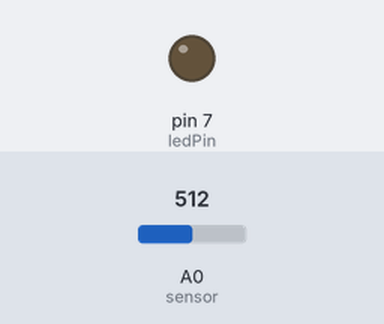
Bench run of a sketch on a simulated Arduino Uno, built with avr-gcc and run on an emulated ATmega328P. Shown: output pins drawn as LEDs (lit = HIGH). The test bench sets the inputs (shaded band); at power-on: A0 (sensor) = 512.

Above: at 1.2 s.
1.3 s: A0 (sensor) set to 57
2.8 s: A0 (sensor) set to 49
At 3.3 s:
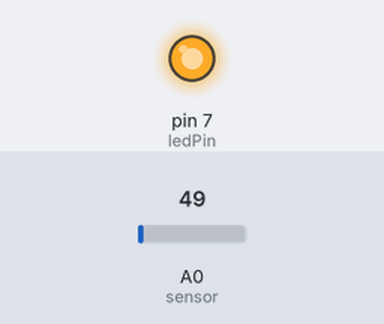
4.3 s: A0 (sensor) set to 110
At 4.7 s:
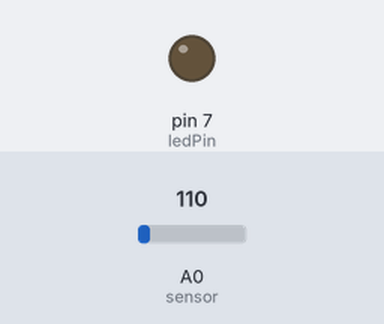
5.8 s: A0 (sensor) set to 43
At 6.7 s:
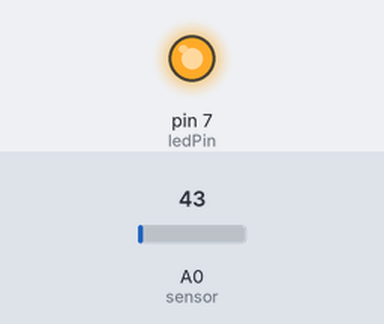
Timing chart, 0 to 8.3 s (numbered marks = the images above; inputs shaded):
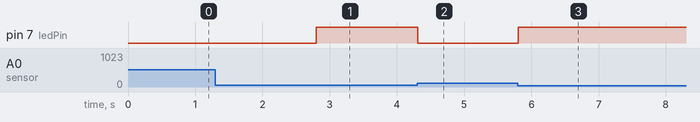

The sketch:

sensor.ino
```cpp
#include <SoftwareSerial.h>
SoftwareSerial Bluetooth(10,11); // tx, rx (bluetooth)

int sensor = 0;
int state = 0;
int ledPin = 7;
int cont = 0;
int ledState = 0;

void setup() {
  pinMode(ledPin, OUTPUT);
  Bluetooth.begin(9600);
}

void loop() {

  state = analogRead(sensor);

  if (state < 53) {
    Bluetooth.write("1\r\n");
    digitalWrite(ledPin, HIGH);
    ledState = 1;
  }
  else {
    if ( ledState == 1){
      if (cont > 100){
        digitalWrite(ledPin, LOW);
        cont = -1;
        ledState = 0;
      }
      cont++;
    }

  }
}
```

Measured:
- the behaviour switches between 53 and 52 on A0 (sensor) (found by bisection; images 0 and 1)
- after the input at 1.3 s, every drawn part: stays the same
- after the input at 2.8 s, pin 7 (ledPin): LOW → HIGH at once
- after the input at 4.3 s, pin 7 (ledPin): HIGH → LOW at once
- after the input at 5.8 s, pin 7 (ledPin): LOW → HIGH at once
